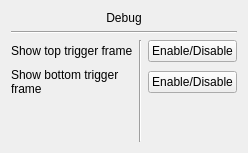
               <widget class="QWidget" name="tab_debug">
                <attribute name="title">
                 <string>Debug</string>
                </attribute>
                <layout class="QGridLayout" name="gridLayout_6">
                 <item row="2" column="0">
                  <widget class="QLabel" name="label_11">
                   <property name="text">
                    <string>Show top trigger frame</string>
                   </property>
                   <property name="wordWrap">
                    <bool>true</bool>
                   </property>
                  </widget>
                 </item>
                 <item row="1" column="0" colspan="3">
                  <widget class="Line" name="line_2">
                   <property name="orientation">
                    <enum>Qt::Horizontal</enum>
                   </property>
                  </widget>
                 </item>
                 <item row="2" column="2">
                  <widget class="QPushButton" name="pushButton_TopTrigger">
                   <property name="sizePolicy">
                    <sizepolicy hsizetype="Preferred" vsizetype="Fixed">
                     <horstretch>0</horstretch>
                     <verstretch>0</verstretch>
                    </sizepolicy>
                   </property>
                   <property name="autoFillBackground">
                    <bool>false</bool>
                   </property>
                   <property name="text">
                    <string>Enable/Disable</string>
                   </property>
                   <property name="checkable">
                    <bool>true</bool>
                   </property>
                  </widget>
                 </item>
                 <item row="3" column="0">
                  <widget class="QLabel" name="label_12">
                   <property name="text">
                    <string>Show bottom trigger frame</string>
                   </property>
                   <property name="wordWrap">
                    <bool>true</bool>
                   </property>
                  </widget>
                 </item>
                 <item row="3" column="2">
                  <widget class="QPushButton" name="pushButton_BottomTrigger">
                   <property name="enabled">
                    <bool>true</bool>
                   </property>
                   <property name="sizePolicy">
                    <sizepolicy hsizetype="Expanding" vsizetype="Fixed">
                     <horstretch>0</horstretch>
                     <verstretch>0</verstretch>
                    </sizepolicy>
                   </property>
                   <property name="layoutDirection">
                    <enum>Qt::LeftToRight</enum>
                   </property>
                   <property name="text">
                    <string>Enable/Disable</string>
                   </property>
                   <property name="checkable">
                    <bool>true</bool>
                   </property>
                   <property name="autoDefault">
                    <bool>false</bool>
                   </property>
                  </widget>
                 </item>
                 <item row="0" column="0" colspan="3">
                  <widget class="QLabel" name="label_10">
                   <property name="text">
                    <string>Debug</string>
                   </property>
                   <property name="alignment">
                    <set>Qt::AlignCenter</set>
                   </property>
                  </widget>
                 </item>
                 <item row="4" column="0">
                  <spacer name="verticalSpacer_2">
                   <property name="orientation">
                    <enum>Qt::Vertical</enum>
                   </property>
                   <property name="sizeHint" stdset="0">
                    <size>
                     <width>20</width>
                     <height>40</height>
                    </size>
                   </property>
                  </spacer>
                 </item>
                 <item row="2" column="1" rowspan="3">
                  <widget class="Line" name="line_3">
                   <property name="orientation">
                    <enum>Qt::Vertical</enum>
                   </property>
                  </widget>
                 </item>
                </layout>
               </widget>
